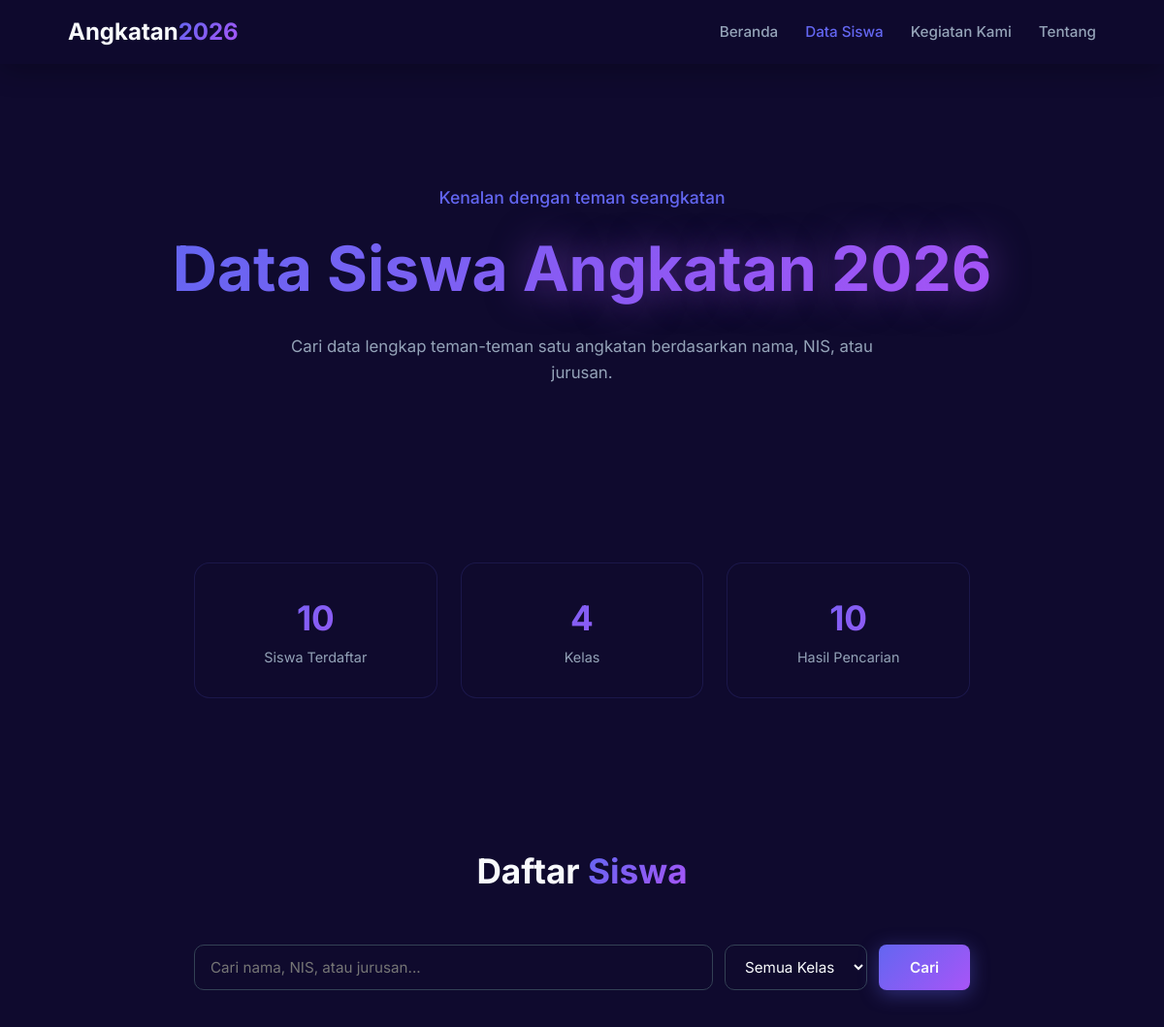
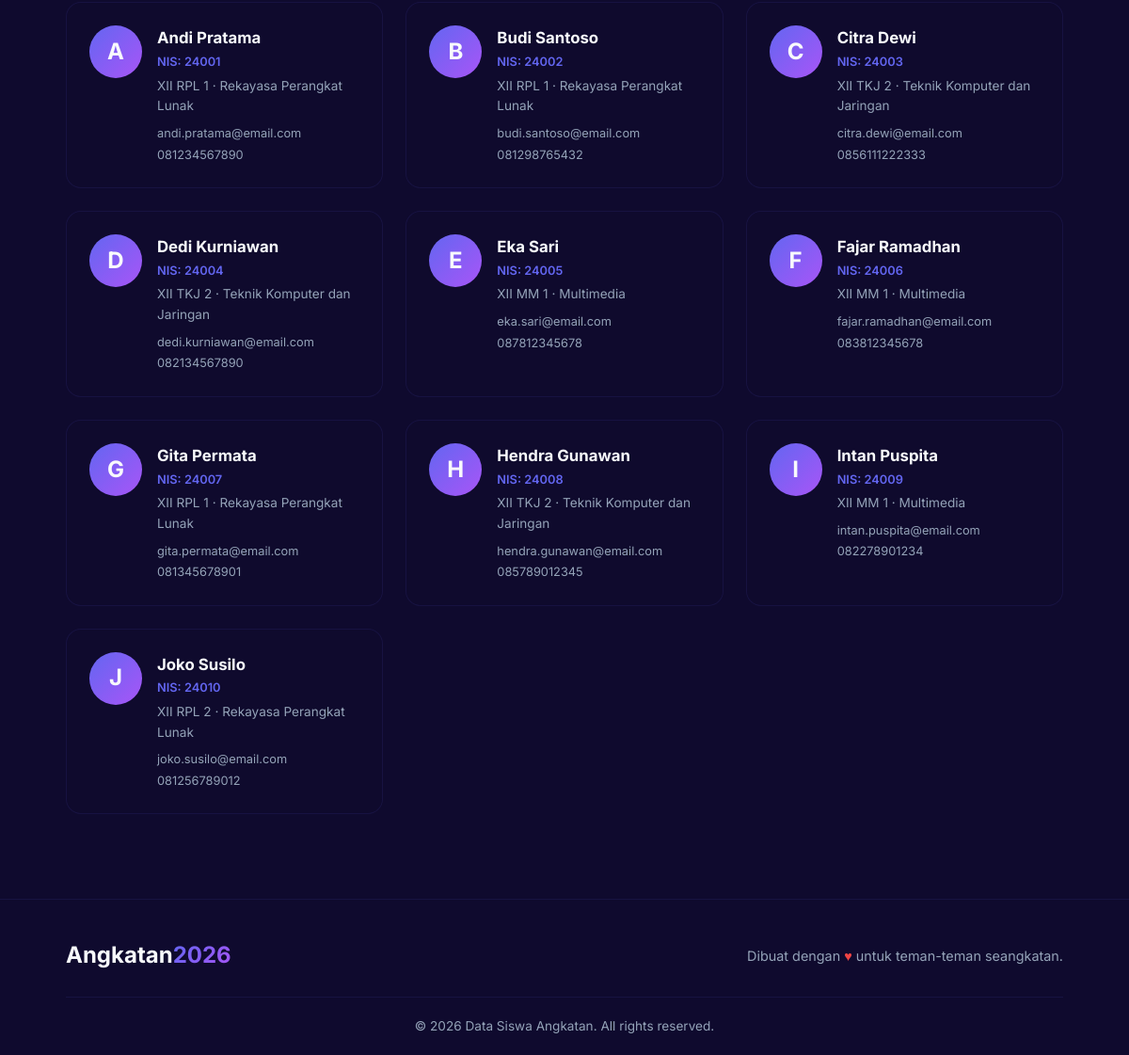
The page /data-siswa.php on the database its author committed (2 pictures, top to bottom).
### tables this page shows
CREATE TABLE siswa (
    id INT AUTO_INCREMENT PRIMARY KEY,
    nis VARCHAR(20) NOT NULL UNIQUE,
    nama VARCHAR(100) NOT NULL,
    kelas VARCHAR(20) NOT NULL,
    jurusan VARCHAR(50) NOT NULL,
    angkatan VARCHAR(10) DEFAULT '2026',
    alamat TEXT,
    no_hp VARCHAR(20),
    email VARCHAR(100),
    foto VARCHAR(255) DEFAULT NULL,
    created_at TIMESTAMP DEFAULT CURRENT_TIMESTAMP
);

### config.php (called while the page is built, shortened)
<?php
function clean($input) {
    return htmlspecialchars(trim($input ?? ''), ENT_QUOTES, 'UTF-8');
}
?>

### data-siswa.php (the view, shortened to what this page needs)
<?php
require_once 'config.php';
$search = isset($_GET['cari']) ? clean($_GET['cari']) : '';
$sql = 'SELECT * FROM siswa WHERE 1=1';
$params = [];
$sql .= ' ORDER BY nis ASC';
$stmt = $pdo->prepare($sql);
$stmt->execute($params);
$siswaList = $stmt->fetchAll();
$totalSiswa = $pdo->query('SELECT COUNT(*) FROM siswa')->fetchColumn();
$totalKelas = $pdo->query('SELECT COUNT(DISTINCT kelas) FROM siswa')->fetchColumn();
?>
<!DOCTYPE html>
<html lang="id">
<head>
    <link rel="stylesheet" href="style.css">
</head>
<body>
    <nav class="navbar scrolled">
        <div class="nav-container">
            <a href="index.php" class="logo">Angkatan<span>2026</span></a>
            <ul class="nav-links">
                <li><a href="index.php">Beranda</a></li>
                <li><a href="data-siswa.php" class="nav-active">Data Siswa</a></li>
                <li><a href="galeri.php">Kegiatan Kami</a></li>
                <li><a href="index.php#tentang">Tentang</a></li>
            </ul>
        </div>
    </nav>
    <section class="hero hero-small">
        <div class="container">
            <p class="hero-greeting">Kenalan dengan teman seangkatan</p>
            <h1 class="hero-title-big">Data Siswa <span class="text-glow">Angkatan 2026</span></h1>
            <p class="hero-desc">Cari data lengkap teman-teman satu angkatan berdasarkan nama, NIS, atau jurusan.</p>
        </div>
    </section>
    <section class="stats-section">
        <div class="container">
            <div class="stats-grid">
                <div class="stat-card">
                    <span class="stat-number"><?php echo $totalSiswa; ?></span>
                    <span class="stat-label">Siswa Terdaftar</span>
                </div>
                <div class="stat-card">
                    <span class="stat-number"><?php echo $totalKelas; ?></span>
                    <span class="stat-label">Kelas</span>
                </div>
                <div class="stat-card">
                    <span class="stat-number"><?php echo count($siswaList); ?></span>
                    <span class="stat-label">Hasil Pencarian</span>
                </div>
            </div>
        </div>
    </section>
    <section class="section" id="siswa">
        <div class="container">
            <h2 class="section-title">Daftar <span>Siswa</span></h2>
            <form method="GET" action="data-siswa.php" class="search-bar">
                <input type="text" name="cari" value="<?php echo $search; ?>" placeholder="Cari nama, NIS, atau jurusan...">
                <select name="kelas">
                    <option value="">Semua Kelas</option>
                </select>
                <button type="submit" class="btn btn-primary">Cari</button>
            </form>
            <?php if (count($siswaList) > 0): ?>
            <div class="siswa-grid">
                <?php foreach ($siswaList as $s): ?>
                <div class="siswa-card">
                    <div class="siswa-avatar">
                        <?php if (!empty($s['foto'])): ?>
                            <img src="uploads/<?php echo clean($s['foto']); ?>" alt="<?php echo clean($s['nama']); ?>">
                        <?php else: ?>
                            <span><?php echo strtoupper(substr($s['nama'], 0, 1)); ?></span>
                        <?php endif; ?>
                    </div>
                    <div class="siswa-info">
                        <h3><?php echo clean($s['nama']); ?></h3>
                        <p class="siswa-nis">NIS: <?php echo clean($s['nis']); ?></p>
                        <p class="siswa-kelas"><?php echo clean($s['kelas']); ?> &middot; <?php echo clean($s['jurusan']); ?></p>
                        <div class="siswa-contact">
                            <?php if (!empty($s['email'])): ?>
                                <span title="Email"><?php echo clean($s['email']); ?></span>
                            <?php endif; ?>
                            <?php if (!empty($s['no_hp'])): ?>
                                <span title="No HP"><?php echo clean($s['no_hp']); ?></span>
                            <?php endif; ?>
                        </div>
                    </div>
                </div>
                <?php endforeach; ?>
            </div>
            <?php else: ?>
                <p class="no-data">Tidak ada data siswa yang ditemukan.</p>
            <?php endif; ?>
        </div>
    </section>
    <footer class="footer">
        <div class="container">
            <div class="footer-content">
                <a href="index.php" class="logo">Angkatan<span>2026</span></a>
                <p class="footer-note">Dibuat dengan <span class="heart">&hearts;</span> untuk teman-teman seangkatan.</p>
            </div>
            <div class="footer-bottom">
                <p>&copy; <?php echo date('Y'); ?> Data Siswa Angkatan. All rights reserved.</p>
            </div>
        </div>
    </footer>
</body>
</html>

### rows shown on the page
siswa: nama "A", nama "Andi Pratama", nis "24001", kelas "XII RPL 1", jurusan "Rekayasa Perangkat Lunak", email "andi.pratama@email.com", no_hp "081234567890"
siswa: nama "B", nama "Budi Santoso", nis "24002", kelas "XII RPL 1", jurusan "Rekayasa Perangkat Lunak", email "budi.santoso@email.com", no_hp "081298765432"
siswa: nama "C", nama "Citra Dewi", nis "24003", kelas "XII TKJ 2", jurusan "Teknik Komputer dan Jaringan", email "citra.dewi@email.com", no_hp "0856111222333"
siswa: nama "D", nama "Dedi Kurniawan", nis "24004", kelas "XII TKJ 2", jurusan "Teknik Komputer dan Jaringan", email "dedi.kurniawan@email.com", no_hp "082134567890"
siswa: nama "E", nama "Eka Sari", nis "24005", kelas "XII MM 1", jurusan "Multimedia", email "eka.sari@email.com", no_hp "087812345678"
siswa: nama "F", nama "Fajar Ramadhan", nis "24006", kelas "XII MM 1", jurusan "Multimedia", email "fajar.ramadhan@email.com", no_hp "083812345678"
siswa: nama "G", nama "Gita Permata", nis "24007", kelas "XII RPL 1", jurusan "Rekayasa Perangkat Lunak", email "gita.permata@email.com", no_hp "081345678901"
siswa: nama "H", nama "Hendra Gunawan", nis "24008", kelas "XII TKJ 2", jurusan "Teknik Komputer dan Jaringan", email "hendra.gunawan@email.com", no_hp "085789012345"
siswa: nama "I", nama "Intan Puspita", nis "24009", kelas "XII MM 1", jurusan "Multimedia", email "intan.puspita@email.com", no_hp "082278901234"
siswa: nama "J", nama "Joko Susilo", nis "24010", kelas "XII RPL 2", jurusan "Rekayasa Perangkat Lunak", email "joko.susilo@email.com", no_hp "081256789012"

### other values the page prints
$totalSiswa "10"
$totalKelas "4"
count($siswaList) "10"
